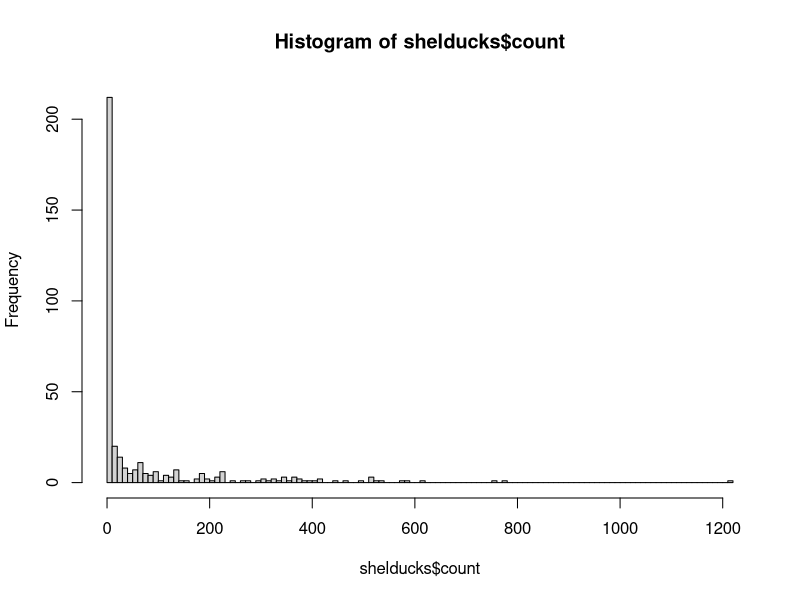
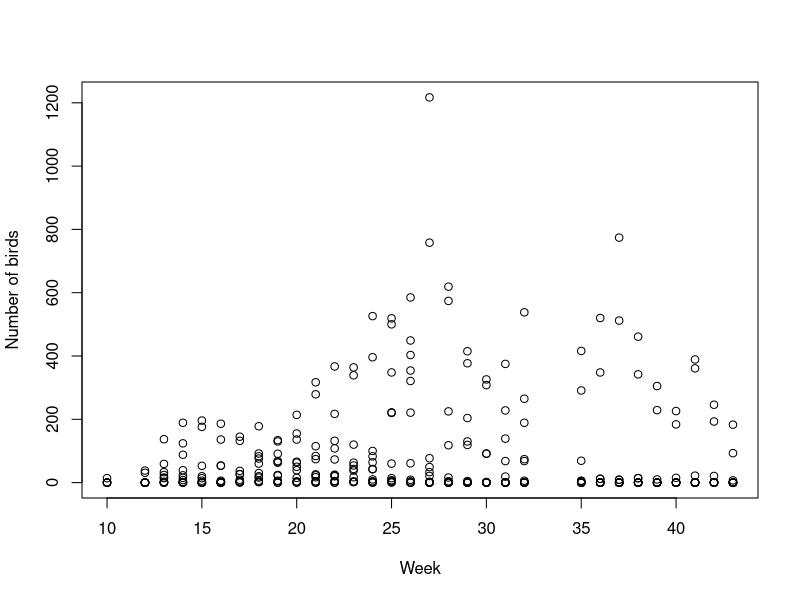

Recreate these plots in R, in order. (Note: this script raises an error after producing the figures.)
# This accompanies a paper on Common Shelduck abundance in Borgarfjordur in 
# western Iceland. It should be read in conjunction with scripts on 
# and model_selection and model_validation. 


# Niall Tierney and Sunny Townsend
# 15 May 2020

library(dplyr)

## import data
shelducks = read.csv("data/shelduck_counts.csv") %>%
  as_tibble()

## data exploration ----

hist(shelducks$count, breaks=100)

plot(shelducks$week, shelducks$count, xlab="Week", ylab="Number of birds")
plot(shelducks$tide, shelducks$count, xlab="Tidal state", 
ylab="Number of birds")
shelducks$subsite = as.factor(shelducks$subsite)
plot(shelducks$subsite, shelducks$count, xlab="Subsite", 
     ylab="Number of birds")

# Exploring zero-inflation and overdispersion
par(mfrow = c(1, 2))
# counts with zeros
hist(shelducks$count, breaks = 1000, main = "Histogram of counts", 
     xlab = "Observed count")
# counts without zeros
pos_counts = filter(shelducks, count > 0)
hist(pos_counts$count, breaks = 1000, main = "Histogram of counts > 0", 
     xlab = "Observed non-zero count")




